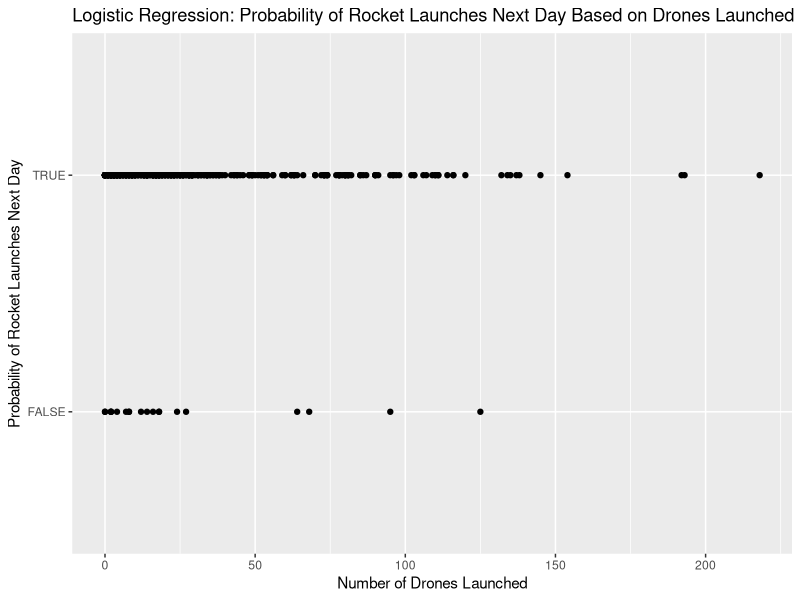

Reproduce this figure in R.
# Load the dataset
data <- read.csv ("Data/missile_attacks_daily.csv",  header = TRUE, sep = ",")

library(stats)
library(tidyverse)
library(ggplot2)

data$time_start <- as.Date(data$time_start)

# Filter data for the year 2024
filtered_data <- data %>%
  filter(format(time_start, "%Y") == "2024")

# Classify attacks as drones or missiles
drone_models <- c("Shahed-136/131", "Orlan-10", "Lancet", "Supercam", "ZALA", "Merlin-VR")
filtered_data$type <- ifelse(filtered_data$model %in% drone_models, "Drone", "Missile")

# Create a new column for the next day's rocket launches
filtered_data <- filtered_data %>%
  arrange(time_start) %>%
  group_by(time_start) %>%
  summarise(drones_launched = sum(ifelse(type == "Drone", launched, 0))) %>%
  mutate(rockets_launched_next_day = lead(drones_launched, 1))

# Logistic Regression: Predicting next day's rocket launches based on drones launched
logistic_model <- glm(rockets_launched_next_day > 0 ~ drones_launched, data = filtered_data, family = "binomial")
print(logistic_model)
filtered_data <- na.omit(filtered_data)

# Plot logistic regression
png("Graphs/Logistic_regression/Logistic_regression.png")
logistic_regression <- ggplot(filtered_data, aes(x = drones_launched, y = rockets_launched_next_day > 0.9)) +
  geom_point() +
  labs(title = "Logistic Regression: Probability of Rocket Launches Next Day Based on Drones Launched",
       x = "Number of Drones Launched", y = "Probability of Rocket Launches Next Day")
print(logistic_regression)
dev.off()


